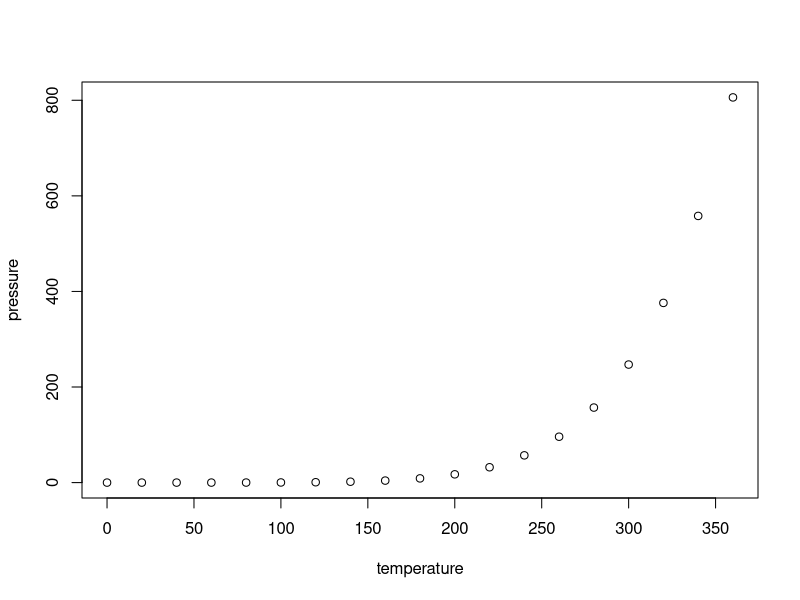
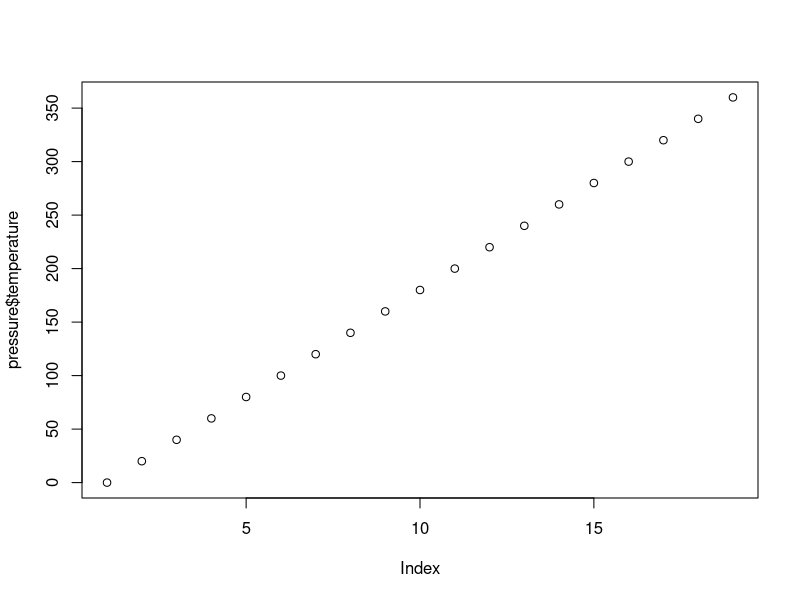
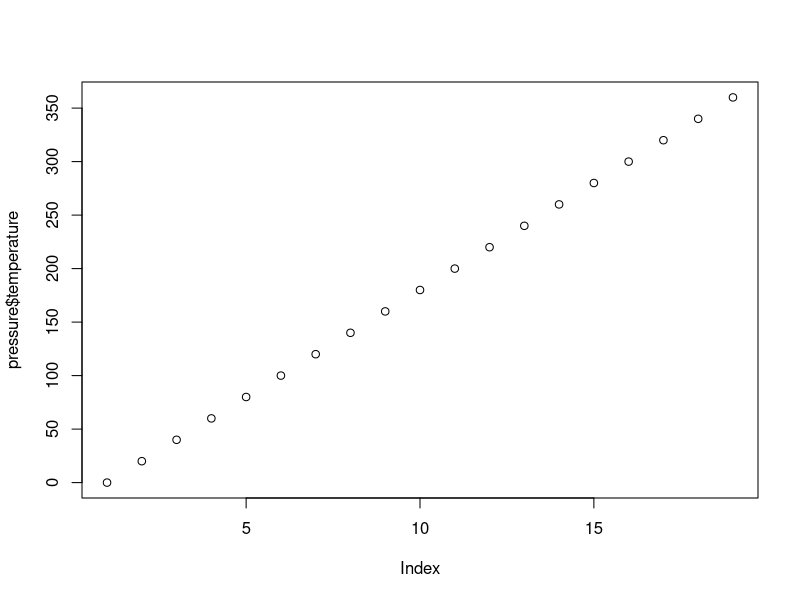

R code for these plots, in order:
## ---- chunk 1
knitr::opts_chunk$set(echo = TRUE)
## ---- chunk 2
summary(cars)
## ---- chunk 3
plot(pressure)
## ---- chunk 4
plot(pressure$temperature)

plot(pressure$temperature)

